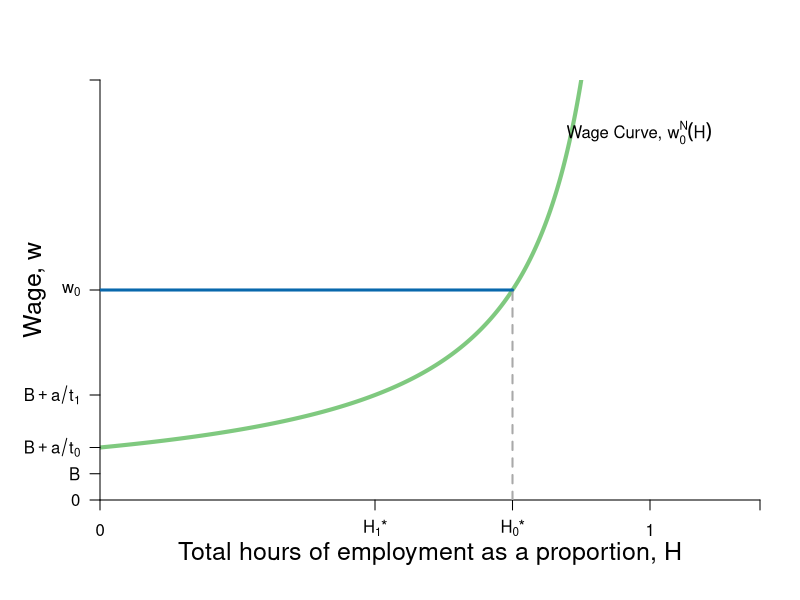

Reproduce this figure in R. (Note: this script raises an error after producing the figure.)
require(shape)
require(plotrix)
pdf(file = "employment/employment_unions_bad.pdf", width = 9, height = 7)

#Set parameters for graphics
axislabelsize <- 1.5
graphlinewidth <- 3

COL <- c("#7fc97f", "#beaed4", "#fdc086", "#ffff99", "#386cb0", "#f0027f", "#bf5b17", "#666666")
COLA <- c("#99d8c9","#66c2a4","#41ae76", "#238b45", "#005824")
COLB <- c("#4eb3d3", "#2b8cbe", "#0868ac","#084081")

WageFn <- function(H, delta = 5) {
  delta /(1 - H)
}

#COL <- c("#1B9E77", "#D95F02", "#7570B3", "#E7298A", "#66A61E", "#E6AB02", "#A6761D", "#666666")
COL <- c("#7fc97f", "#beaed4", "#fdc086", "#ffff99")
par(mar =  c(5, 5, 4, 2))
xlims <- c(0, 1.2)
ylims <- c(0, 40)


plot(0, 0, xlim = xlims, ylim = ylims, type = "n",
     xlab = expression(paste("Total hours of employment as a proportion, ", H)),
     ylab = expression(paste("Wage, ", w)),
     xaxt = "n", 
     yaxt = "n",
     cex.lab = axislabelsize, 
     line = 2.5,
     bty = "n", 
     xaxs="i", 
     yaxs="i")

npts <- 500 
npts2 <- 501
#Specify the sequences of points for graphing. 
xx1 <- seq(xlims[1], 0.9, length.out = npts)
xx2 <- seq(xlims[1], xlims[2], length.out = npts)
xx3 <- seq(xlims[1], xlims[2], length.out = npts2)
xx4 <- seq(xlims[1], 25, length.out = npts2)

#Draw the lines for the graphs
lines(xx1, WageFn(xx1), col = COL[1], lwd = 4)
#lines(xx2, solowCondition(xx2, delta = 5), col = COL[3], lwd = 4)
#lines(xx2, solowInfeas(xx2, delta = 5), col = COL[1], lwd = 4, lty = 2)

#Customize ticks and labels for the plot
ticksy <- c(0, 2.5, 5, 10, 20,  40)
ylabels <- c(0, expression(paste(B)), expression(paste(B+a/t[0])), expression(paste(B+a/t[1])), expression(paste(w[0])), NA)
ticksx <- c(0, 0.5, 0.75, 1, xlims[2])
xlabels <- c(0, expression(paste(H[1],"*")),expression(paste(H[0],"*")), 1.0, NA)
axis(1, at = ticksx, pos = 0, labels = xlabels)
axis(2, at = ticksy, pos = 0, labels = ylabels, las = 1)

#Annotation of the  graphs
text(0.98, 35, expression(paste("Wage Curve, ", w[0]^N*(H))))

#segments(1, 0, 1, 42, lty = 2, lwd = 3, col = "darkgray")
segments(0.75, 0, 0.75, 20, lty = 2, lwd = 2, col = "darkgray")

#Arrows(0.8, 15, 0.8, 19, col = "black", lty = 1, lwd = 2, arr.type = "triangle")
#Arrows(0.8, 15, 0.8, 11, col = "black", lty = 1, lwd = 2, arr.type = "triangle")
#text(0.98, 16.5, expression(paste("Employment rent")))
#text(0.98, 15, expression(paste("decreases with union")))

#Original Zero profit condition 
segments(0, 20, 0.75, 20, lty = 1, lwd = graphlinewidth, col = COLB[3])
segments(0.75, 20, 1.2, 20, lty = 2, lwd = segmentlinewidth, col = COLB[3])

points(0.75, 20, pch = 16, col = "black", cex = 1.5)
text(0.74, 21, expression(paste(n[0])))


#Union raises the wage function

lines(xx1, WageFn(xx1, delta = 10), col = COL[1], lwd = 4)

#segments(0, 10, 1.2, 10, lty = 2, lwd = 2, col = "darkgray")
#text(0.97, 11, expression(paste(B + a[1])))

text(0.66, 35, expression(paste(w[1]^N*(H))))

Arrows(0.8, 26, 0.65, 26, col = "black", lty = 1, lwd = 2, arr.type = "triangle")
text(0.75, 30, expression(paste("Union raises")))
text(0.75, 28, expression(paste("wage curve")))
# 
segments(0.5, 0, 0.5, 20, lty = 2, lwd = 2, col = "darkgray")
points(0.5, 20, pch = 16, col = "black", cex = 1.5)
text(0.49, 21, expression(paste(n[1])))
#text(1.02, 26, expression(paste(zpc[1], ", ", w == w[1])))


#Unemployment benefits & a
#segments(0, 5, 1.2, 5, lty = 2, lwd = 2, col = "darkgray")
segments(0, 2.5, 1.2, 2.5, lty = 2, lwd = 2, col = "darkgray")

#Zero profit condition
text(1.02, 21, expression(paste(zpc[0], ", ", w == w[0])))
#text(0.97, 6, expression(paste(B + a[0])))
#text(0.97, 3.5, expression(paste(B, " (unemployment benefits)")))
#text(1.08, 36, expression(paste("level of")))
#text(1.08, 34, expression(paste("employment, ", bar(H))))


dev.off()
